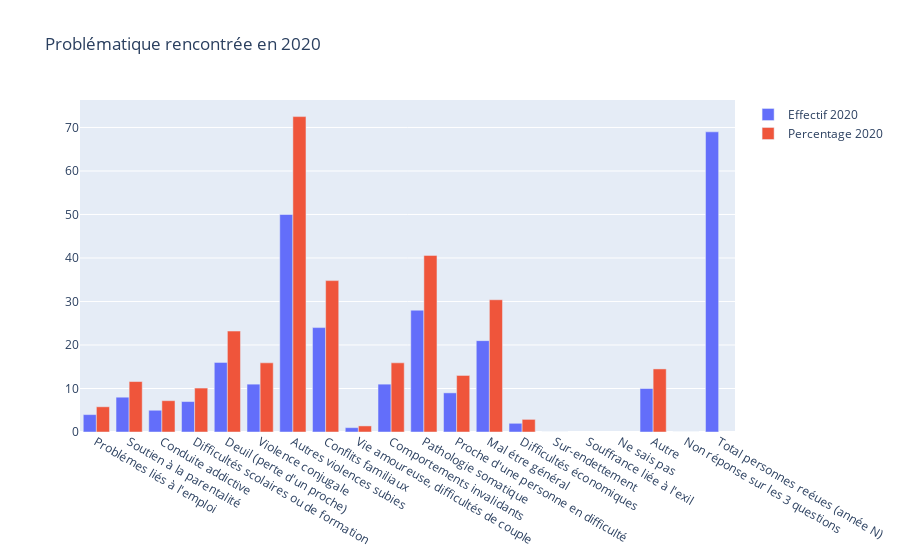

The code cell stored with this chart in its notebook:
### Code cell
'Problématique rencontrée en 2020'

### Figure 1 — Plotly figure (JSON) as saved in the notebook; plotly's stock layout.template omitted (floating-point values rounded to 4 significant figures)
{"data": [{"name": "Effectif 2020", "type": "bar", "x": ["Problémes liés à l'emploi", "Soutien à la parentalité", "Conduite addictive", "Difficultés scolaires ou de formation", "Deuil (perte d'un proche)", "Violence conjugale", "Autres violences subies", "Conflits familiaux", "Vie amoureuse, difficultés de couple", "Comportements invalidants", "Pathologie somatique", "Proche d'une personne en difficulté", "Mal étre général", "Difficultés économiques", "Sur-endettement", "Souffrance liée à l'exil", "Ne sais pas", "Autre", "Non réponse sur les 3 questions", "Total personnes reéues (année N)"], "y": [4, 8, 5, 7, 16, 11, 50, 24, 1, 11, 28, 9, 21, 2, 0, null, null, 10, 0, 69]}, {"name": "Percentage 2020", "type": "bar", "x": ["Problémes liés à l'emploi", "Soutien à la parentalité", "Conduite addictive", "Difficultés scolaires ou de formation", "Deuil (perte d'un proche)", "Violence conjugale", "Autres violences subies", "Conflits familiaux", "Vie amoureuse, difficultés de couple", "Comportements invalidants", "Pathologie somatique", "Proche d'une personne en difficulté", "Mal étre général", "Difficultés économiques", "Sur-endettement", "Souffrance liée à l'exil", "Ne sais pas", "Autre", "Non réponse sur les 3 questions", "Total personnes reéues (année N)"], "y": ["5.8%", "11.6%", "7.2%", "10.1%", "23.2%", "15.9%", "72.5%", "34.8%", "1.4%", "15.9%", "40.6%", "13.0%", "30.4%", "2.9%", "0.0%", null, null, "14.5%", "0.0%", "Non réponse Q3:"]}], "layout": {"barmode": "group", "title": {"text": "Problématique rencontrée en 2020 "}}}
